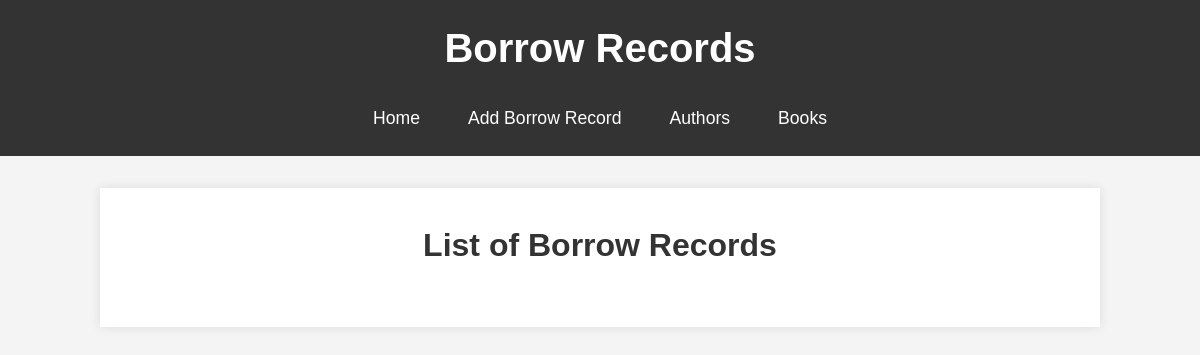
The app's page /borrow-records/, older data.
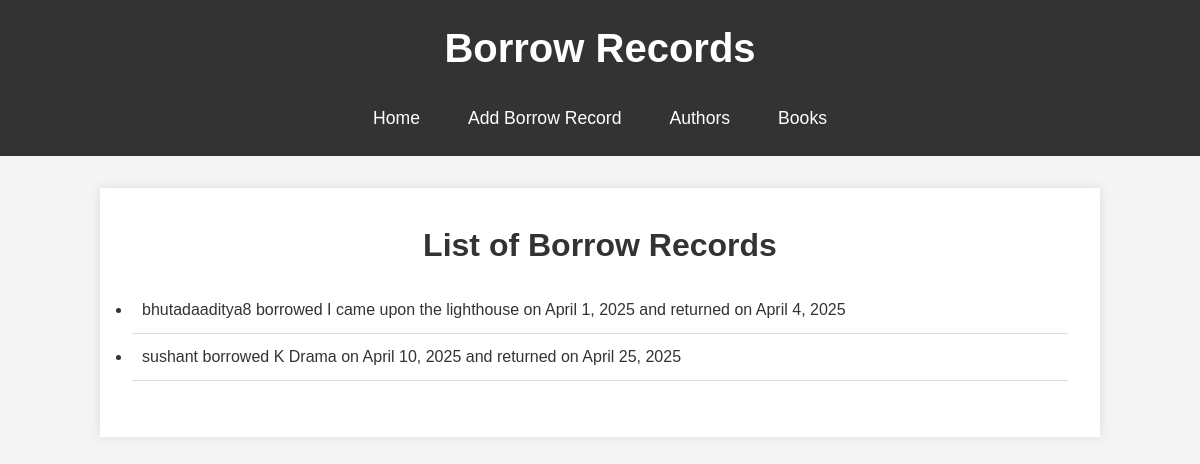
The same page, newer data.
### library/models.py (models this page shows, shortened)
class BorrowRecord(models.Model):
    user_name = models.CharField(max_length=100)
    book = models.ForeignKey(Book, on_delete=models.CASCADE, related_name='borrow_records')
    borrow_date = models.DateField()
    return_date = models.DateField()

class Book(models.Model):
    title = models.CharField(max_length=200)
    genre = models.CharField(max_length=100)
    published_date = models.DateField()
    author = models.ForeignKey(Author, on_delete=models.CASCADE, related_name='books')

### library/views.py (the view)
# urls.py: path('borrow-records/', BorrowRecordListView.as_view(), name='borrowrecord-list'),
class BorrowRecordListView(ListView):
    model = BorrowRecord
    template_name = 'library/borrow_record_list.html'
    context_object_name = 'borrow_records'
    paginate_by = 5  # Pagination, 5 records per page

### library/templates/library/borrow_record_list.html (shortened to what this page needs)
<!DOCTYPE html>
<html lang="en">
<head>
</head>
<body>
    <header>
        <h1>Borrow Records</h1>
        <nav>
            <ul>
                <li><a href="{% url 'home' %}">Home</a></li>
                <li><a href="{% url 'add_borrow_record' %}">Add Borrow Record</a></li>
                <li><a href="{% url 'author_list' %}">Authors</a></li>
                <li><a href="{% url 'book_list' %}">Books</a></li>
            </ul>
        </nav>
    </header>
    <main>
        <h2>List of Borrow Records</h2>
        <ul class="author-list">
            {% for record in borrow_records %}
                <li>{{ record.user_name }} borrowed {{ record.book.title }} on {{ record.borrow_date }} and returned on {{ record.return_date }}</li>
            {% endfor %}
        </ul>
    </main>
</body>
</html>

Row changes from the older to the newer data that the page shows:
added BorrowRecord: user_name "bhutadaaditya8", book "I came upon the lighthouse", borrow_date "April 1, 2025", return_date "April 4, 2025"
added BorrowRecord: user_name "sushant", book "K Drama", borrow_date "April 10, 2025", return_date "April 25, 2025"
